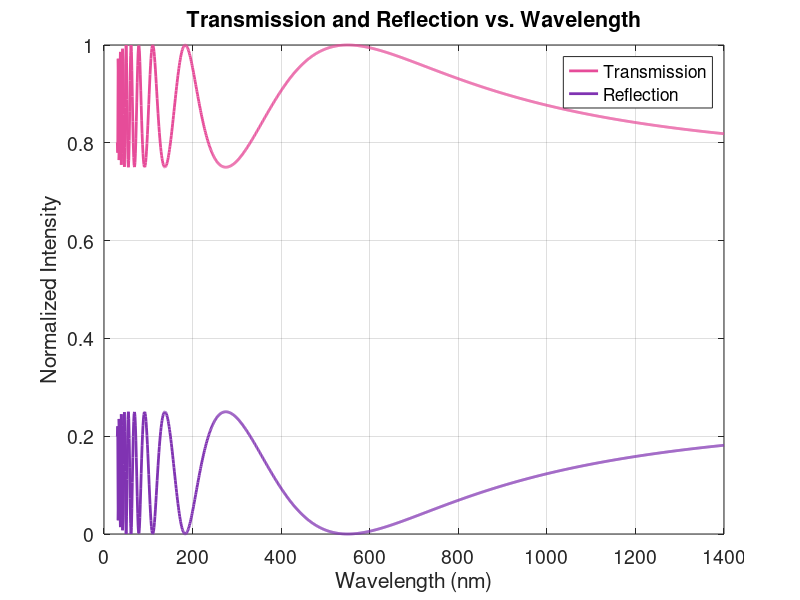

MATLAB code for this plot:
clear all;

% PARAMETERS
n = [1, 1, 1, 1, 1.732, 3];     % n_air | n2 | n3 | ... | nN | n_substrate
d = [79.4, 79.4, 79.4, 79.4];             % thicknesses of layers (only for internal layers, no d for first and last)

lambda_range = 30:1:1400;       % Wavelength range in nm
num_layers = length(d);

% Phase shifts δ_j = 2π * n_j * d_j / λ for each layer and wavelength
delta = zeros(num_layers, length(lambda_range));
for j = 1:num_layers
    delta(j,:) = 2 * pi * n(j+1) * d(j) ./ lambda_range;  % n(j+1) is the j-th physical layer
end

r_total = zeros(size(lambda_range));
t_total = zeros(size(lambda_range));

% Loop over wavelengths
for idx = 1:length(lambda_range)
    lambda = lambda_range(idx);

    % Start from identity matrix
    T = eye(2);

    % Loop over each layer and interface
    for j = 1:num_layers
        % Fresnel interface j → j+1
        nj = n(j);
        nj1 = n(j+1);
        r = (nj - nj1) / (nj + nj1);
        t = 2 * nj / (nj + nj1);
        M_interface = (1 / t) * [1, r; r, 1];

        % Phase matrix for layer j (after interface j)
        phi = delta(j, idx);
        P = [exp(-1i * phi), 0;
             0, exp(1i * phi)];

        % Multiply T matrix: T = T * M_interface * P
        T = T * M_interface * P;
    end

    % Last interface (layer N to substrate)
    n_last = n(end-1);
    n_substrate = n(end);
    r_last = (n_last - n_substrate) / (n_last + n_substrate);
    t_last = 2 * n_last / (n_last + n_substrate);
    M_last = (1 / t_last) * [1, r_last; r_last, 1];
    T = T * M_last;

    % Calculate total r, t
    r_total(idx) = T(2,1) / T(1,1);
    t_total(idx) = 1 / T(1,1);
end

% INTENSITIES
I_r = abs(r_total).^2;
I_t = abs(t_total).^2 .* (n(end)/n(1));  % Flux correction for final substrate and initial medium

% PLOTTING
figure('Color', 'white');
plot(lambda_range, I_t, 'Color', [0.9 0.3 0.6], 'LineWidth', 2, 'DisplayName', 'Transmission'); % blue
hold on;
plot(lambda_range, I_r, 'Color', [0.5 0.2 0.7], 'LineWidth', 2, 'DisplayName', 'Reflection');  % red

xlabel('Wavelength (nm)', 'FontSize', 12);
ylabel('Normalized Intensity', 'FontSize', 12);
title('Transmission and Reflection vs. Wavelength', 'FontSize', 14);
legend('Location', 'best', 'FontSize', 12);

set(gca, 'FontSize', 14, 'Box', 'on');
grid on;
